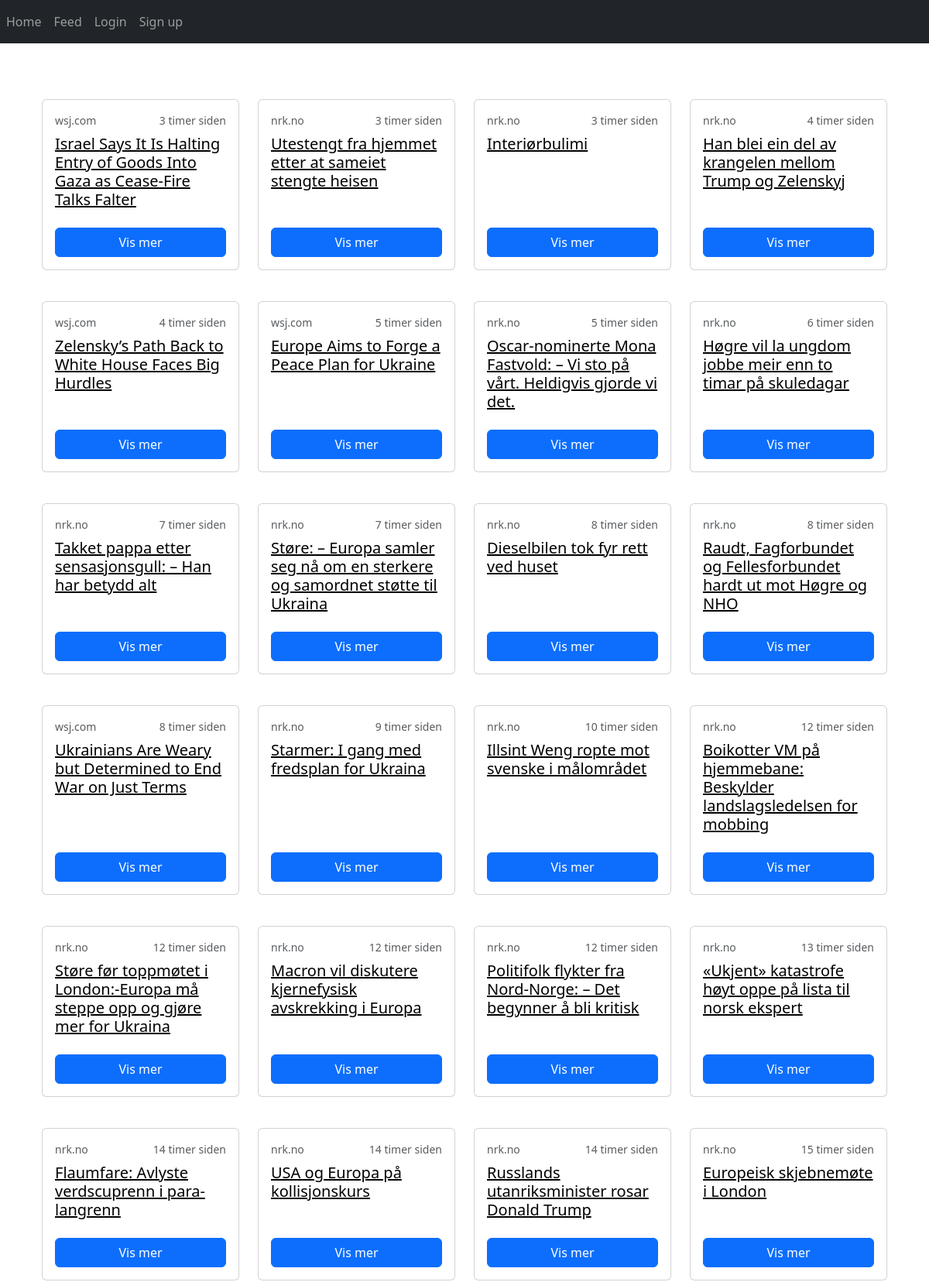
The app's page /feed (upper part) with its own data.
### website/models.py (models this page shows)
class Article(db.Model):
    __tablename__ = 'article'
    id = db.Column(db.Integer, primary_key=True)
    link = db.Column(db.String(1000), unique=True, nullable=False)
    title = db.Column(db.String(500), nullable=False)
    published_date = db.Column(db.DateTime, default=func.now()) #Her er feilen. Hardcoda tid
    img_link = db.Column(db.String(1000), nullable=True)
    summary = db.Column(db.String(10000), nullable=True)
    feeds = db.relationship('Feed', secondary=article_feed_association, back_populates='articles')

### website/feeds.py (the view)
@feeds.route('/feed')
def feed():
    links=['https://www.vg.no/rss/feed','https://www.theverge.com/rss/index.xml','https://www.nrk.no/toppsaker.rss','https://www.tv2.no/rss/nyheter','https://www.theguardian.com/us/rss']
    user_timezone = request.args.get('timezone', 'UTC')
    if (current_user.is_authenticated) and (current_user.active_group is not None) and (FeedGroup.query.filter_by(id=current_user.active_group).first() is not None):
        articles = get_articles(current_user.active_group)
        return render_template('feed.html', artikler=articles, hentBilde=hentBilde, hentSummary=hentSummary, hentDomain=hentDomain, hentTid=hentTid, user_timezone=user_timezone, getFeedIcon=getFeedIcon, user=current_user)
    articles = get_articles(2)
    return render_template('feed.html', artikler=articles, hentBilde=hentBilde, hentSummary=hentSummary, hentDomain=hentDomain, hentTid=hentTid, user_timezone=user_timezone, getFeedIcon=getFeedIcon, user=current_user)

### website/feeds.py (called while the page is built)
def get_articles(feed_group_id):
    articles=[]
    for feed in FeedGroup.query.filter_by(id=feed_group_id).first().feeds:
        for article in feed.articles[:50]:
            converted = convArticle(title=article.title, link=article.link, bilde=article.img_link,icon=feed.icon, domain=hentDomain(article), published_parsed=article.published_date.timetuple())
            articles.append(converted)
    return sorted(articles, key=lambda hl: hl.published_parsed, reverse=True)

def hentBilde(artikkel):
    url=""
    if url == "":
        try:
            soup = BeautifulSoup(artikkel['summary'], "html.parser")
            url = soup.find("img")['src']
            return url
        except:
            pass
    if url == "":
        try:
            url = artikkel.media_thumbnail[0]['url']
        except:
            pass
    if url == "":
        try:
            url = artikkel.media_content[-1]['url']
        except:
            pass
    if url == "":
        try:
            links = artikkel['links']
            for x in links:
                if x.type.startswith('img') or x.type.startswith("image"):
                    url = x.href
                    return url
        except:
            pass
    return url

def hentSummary(artikkel):
    try:
        basic = artikkel.summary
        soup = BeautifulSoup(basic, "html.parser")
        summary = soup.getText()
        if len(summary) > 1:
            return summary
    except:
        pass
    try:
        if len(artikkel.content) > 1:
            return artikkel.content
    except:
        pass
    return ""

def hentDomain(artikkel):
    try:
        domain_with_www = urlparse(artikkel.link).netloc
        domain = domain_with_www.replace("www.", "")
        return domain
    except Exception as e:
        print(f"Error processing article: {e}")
        return ""

def hentTid(artikkel, tid):
    return time_since(artikkel.published_parsed, 'Europe/Oslo') + " siden"

### website/timezoneConverter.py (called while the page is built)
def time_since(struct_time, user_timezone):
    utc_time = datetime(*struct_time[:6])
    utc_time = pytz.utc.localize(utc_time)
    user_tz = pytz.timezone(user_timezone)
    local_time = utc_time.astimezone(user_tz)
    now = datetime.now(user_tz)
    delta = now - local_time
    return format_timedelta(delta, granularity='minute', locale='no')

### website/templates/feed.html (shortened to what this page needs)
{% extends "base.html" %} {% block title %}Feed{% endblock %}
{% block content %}
  <div class="container my-4">
    <div class="row g-4">
        {% for article in artikler %}
          {% include 'items/article_card_big.html' %}
        {% endfor %}
    </div>
  </div>
{% endblock %}

### website/templates/base.html (shortened to what this page needs)
<!DOCTYPE html>
<html>
  <head>
    <link
      rel="stylesheet"
      href="https://cdn.jsdelivr.net/npm/bootstrap@5.3.0/dist/css/bootstrap.min.css"
    />
    <link
      rel="stylesheet"
      href="https://stackpath.bootstrapcdn.com/font-awesome/4.7.0/css/font-awesome.min.css"
    />
  </head>
  <body>
    <nav class="navbar navbar-expand-lg navbar-dark bg-dark">
      <div class="collapse navbar-collapse" id="navbar">
        <div class="navbar-nav">
          <a class="nav-item nav-link" id="home" href="/">Home</a>
          <a class="nav-item nav-link" id="feed" href="/feed">Feed</a>
          {% if user.is_authenticated %}
          <a class="nav-item nav-link" id="logout" href="/logout">Log out</a>
          <a class="nav-item nav-link" id="manage" href="/manage">Manage</a>
          {% else %}
          <a class="nav-item nav-link" id="login" href="/login">Login</a>
          <a class="nav-item nav-link" id="signUp" href="/sign-up">Sign up</a>
          {% endif %}
        </div>
      </div>
    </nav>
    <div class="container">
      <br /><br />
      {% block content %} {% endblock %}
    </div>
  </body>
</html>

### website/templates/items/article_card_big.html (shortened to what this page needs)
<div class="col-12 col-sm-6 col-md-4 col-lg-3 mb-3" >
    <div class="card h-100">
      <div class="card-body d-flex flex-column">
        <div class="d-flex justify-content-between align-items-center mb-2">
          <p class="text-muted small mb-0">{{ hentDomain(article) }}</p>
          <p class="text-muted small mb-0">{{ hentTid(article, user_timezone) }}</p>
        </div>
        <h5 class="card-title">
          <a href="{{ article.link }}" style="color:black;">{{ article.title }}</a>
        </h5>
        <button type="button" class="btn btn-primary mt-auto view-article-btn"
                data-bs-toggle="modal"
                data-bs-target="#articleModal"
                data-title="{{ article.title }}"
                data-image="{{ hentBilde(article) }}"
                data-summary="{{ hentSummary(article) }}"
                data-link="{{ article.link }}">
          Vis mer
        </button>
      </div>
    </div>
  </div>

### records on screen
Article: title "Israel Says It Is Halting Entry of Goods Into Gaza as Cease-Fire Talks Falter"
Article: title "Utestengt fra hjemmet etter at sameiet stengte heisen"
Article: title "Interiørbulimi"
Article: title "Han blei ein del av krangelen mellom Trump og Zelenskyj"
Article: title "Zelensky’s Path Back to White House Faces Big Hurdles"
Article: title "Europe Aims to Forge a Peace Plan for Ukraine"
Article: title "Oscar-nominerte Mona Fastvold: – Vi sto på vårt. Heldigvis gjorde vi det."
Article: title "Høgre vil la ungdom jobbe meir enn to timar på skuledagar"
Article: title "Takket pappa etter sensasjonsgull: – Han har betydd alt"
Article: title "Støre: – Europa samler seg nå om en sterkere og samordnet støtte til Ukraina"
Article: title "Dieselbilen tok fyr rett ved huset"
Article: title "Raudt, Fagforbundet og Fellesforbundet hardt ut mot Høgre og NHO"
Article: title "Ukrainians Are Weary but Determined to End War on Just Terms"
Article: title "Starmer: I gang med fredsplan for Ukraina"
Article: title "Illsint Weng ropte mot svenske i målområdet"
Article: title "Boikotter VM på hjemmebane: Beskylder landslagsledelsen for mobbing"
Article: title "Støre før toppmøtet i London:-Europa må steppe opp og gjøre mer for Ukraina"
Article: title "Macron vil diskutere kjernefysisk avskrekking i Europa"
Article: title "Politifolk flykter fra Nord-Norge: – Det begynner å bli kritisk"
Article: title "«Ukjent» katastrofe høyt oppe på lista til norsk ekspert"
Article: title "Flaumfare: Avlyste verdscuprenn i para-langrenn"
Article: title "USA og Europa på kollisjonskurs"
Article: title "Russlands utanriksminister rosar Donald Trump"
Article: title "Europeisk skjebnemøte i London"

### other values on screen
{{ hentDomain(article) }} "wsj.com" "nrk.no" "nrk.no" "nrk.no" "wsj.com" "wsj.com" "nrk.no" "nrk.no" "nrk.no" "nrk.no" "nrk.no" "nrk.no" "wsj.com" "nrk.no" "nrk.no" "nrk.no" "nrk.no" "nrk.no" "nrk.no" "nrk.no" "nrk.no" "nrk.no" "nrk.no" "nrk.no"
{{ hentTid(article, user_timezone) }} "3 timer siden" "3 timer siden" "3 timer siden" "4 timer siden" "4 timer siden" "5 timer siden" "5 timer siden" "6 timer siden" "7 timer siden" "7 timer siden" "8 timer siden" "8 timer siden" "8 timer siden" "9 timer siden" "10 timer siden" "12 timer siden" "12 timer siden" "12 timer siden" "12 timer siden" "13 timer siden" "14 timer siden" "14 timer siden" "14 timer siden" "15 timer siden"
